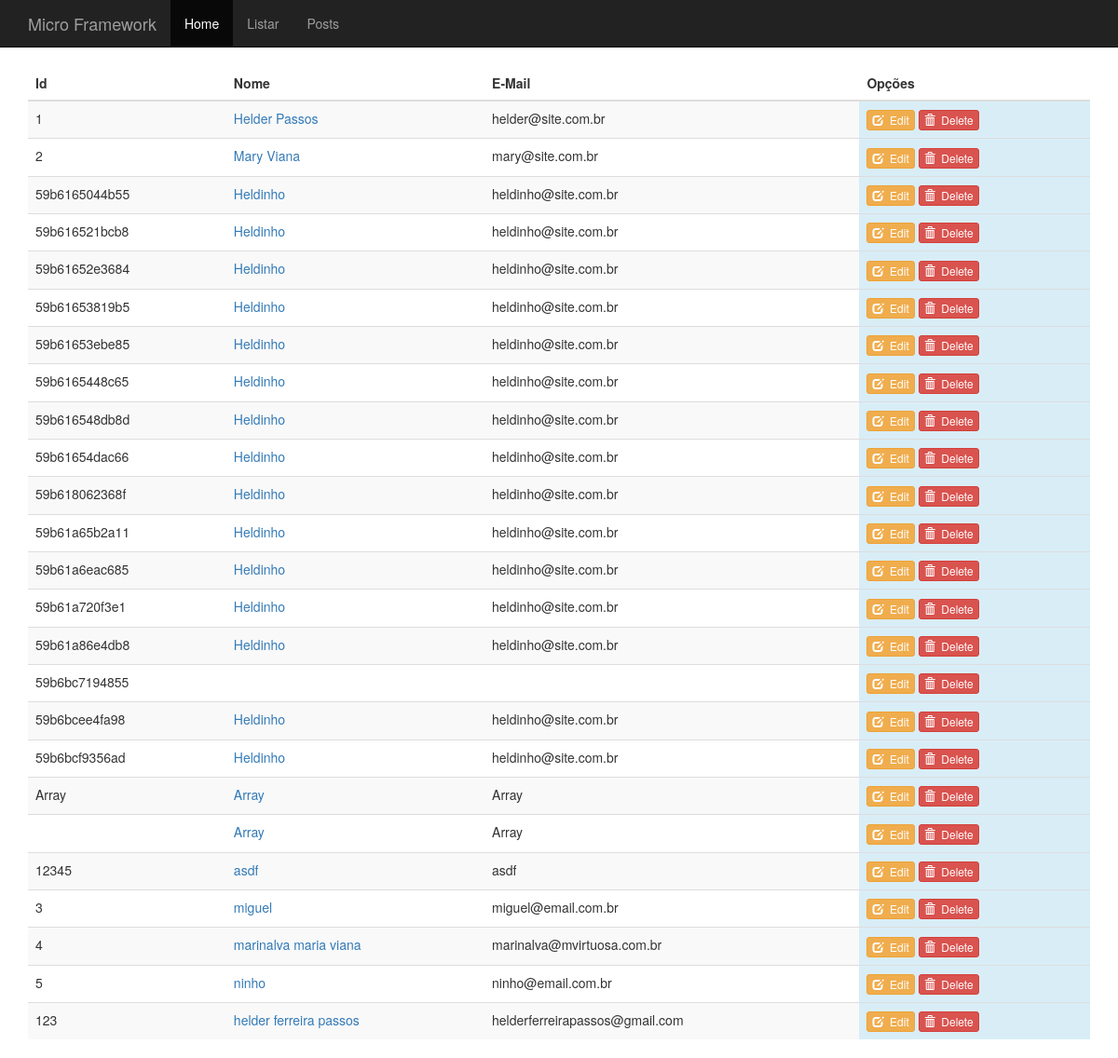
Page /listar on the earlier database version.
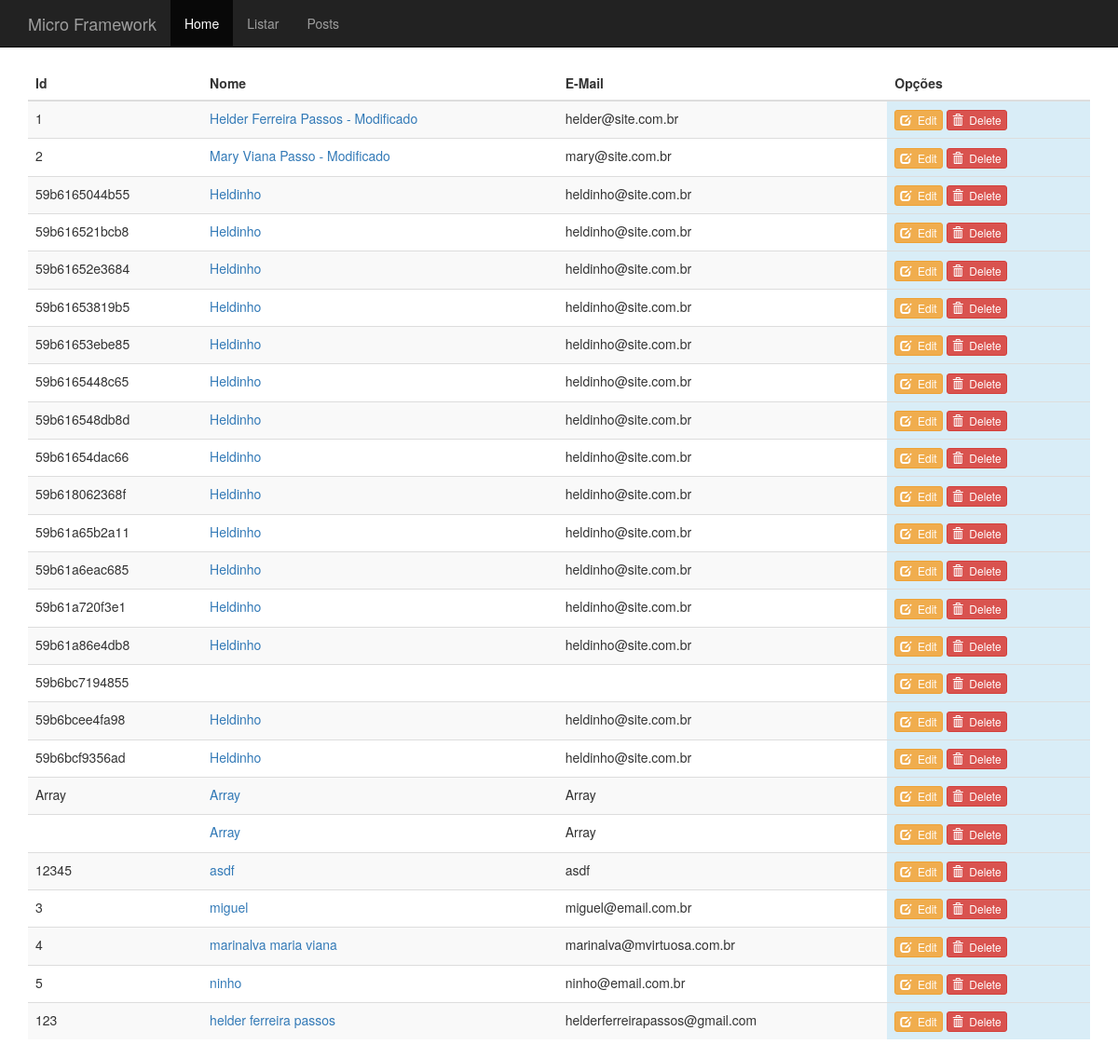
Same page on the later database version.
### tables this page shows
CREATE TABLE contato(
id int(11) primary key,
nome varchar(255) not null,
email varchar(255) not null);

### App/Controllers/ListarController.php (called while the page is built, shortened)
<?php
class ListarController extends BaseController
{
    public function index()
    {
        $model = Container::getModel("Post");
        $this->view->posts = $model->All();
        $this->renderView('listar/index', 'layout');
    }
}

### Core/bootstrap.php (called while the page is built, shortened)
<?php
$routes = require(__DIR__ . "/../App/routes.php");
$route = new \Core\Route($routes);

### Public/index.php (called while the page is built, shortened)
<?php
require(__DIR__ . '/../Core/bootstrap.php');

### Core/BaseModel.php (called while the page is built, shortened)
<?php
abstract class BaseModel
{
    protected $table;
    private $pdo;
    public function __construct(PDO $pdo)
    {
        $this->pdo = $pdo;
    }
    public function All()
    {
        $query = "SELECT * FROM {$this->table}";
        $stmt = $this->pdo->prepare($query);
        $stmt->execute();
        $result = $stmt->fetchAll();
        return $result;
    }
}

### Core/DataBase.php (called while the page is built, shortened)
<?php
class DataBase
{
    public static function getDataBase()
    {
        $conf = include(__DIR__ . "/../App/database.php");
        if ($conf['drive'] == 'sqlite') {
            $sqlite = (__DIR__ . "/../storage/database/" . $conf['sqlite']['host']);
            $sqlite = "sqlite:" . $sqlite;
            try {
                $pdo = new PDO($sqlite);
                $pdo->setAttribute(PDO::ATTR_ERRMODE, PDO::ERRMODE_EXCEPTION);
                $pdo->setAttribute(PDO::ATTR_DEFAULT_FETCH_MODE, PDO::FETCH_OBJ);
                return $pdo;
            } catch (PDOException $e) {
                echo $e->getMessage();
            }
        }
    }
}

### Core/Container.php (called while the page is built, shortened)
<?php
class Container
{
    public static function getModel($model)
    {
        return new $objModel(DataBase::getDataBase());
    }
}

### App/Views/listar/index.phtml (the view)
<div class="table-responsive">
    <table class="table table-striped">
        <thead>
        <tr>
            <th>Id</th>
            <th>Nome</th>
            <th>E-Mail</th>
            <th>Opções</th>
        </tr>
        </thead>
        <tbody>
        <?php
        $tr = '';
        foreach ($this->view->posts as $val) {
            $tr .= "<tr>";
            $tr .= "<td>{$val->id}</td>";
            $tr .= "<td><a href=\"/post/{$val->id}/show\">{$val->nome}</a></td>";
            $tr .= "<td>{$val->email}</td>";
            $tr .= "<td class=\"alert-info\"><a class=\"btn btn-xs btn-warning\" href=\"/post/{$val->id}/edit\"><i class=\"glyphicon glyphicon-edit\"></i>&nbsp;&nbsp;Edit</a>&nbsp;<a class=\"btn btn-xs btn-danger\" href=\"/post/{$val->id}/delete\" onclick=\"return confirm('Deseja deletar esse contato?')\"><i class=\"glyphicon glyphicon-trash\"></i>&nbsp;&nbsp;Delete</a></td>";
            $tr .= "</tr>";
        }
        echo $tr;
        ?>
        </tbody>
    </table>
</div>

Differences in the rows shown:
changed contato "helder@site.com.br": nome "Helder Passos" → "Helder Ferreira Passos - Modificado"
changed contato "mary@site.com.br": nome "Mary Viana" → "Mary Viana Passo - Modificado"
